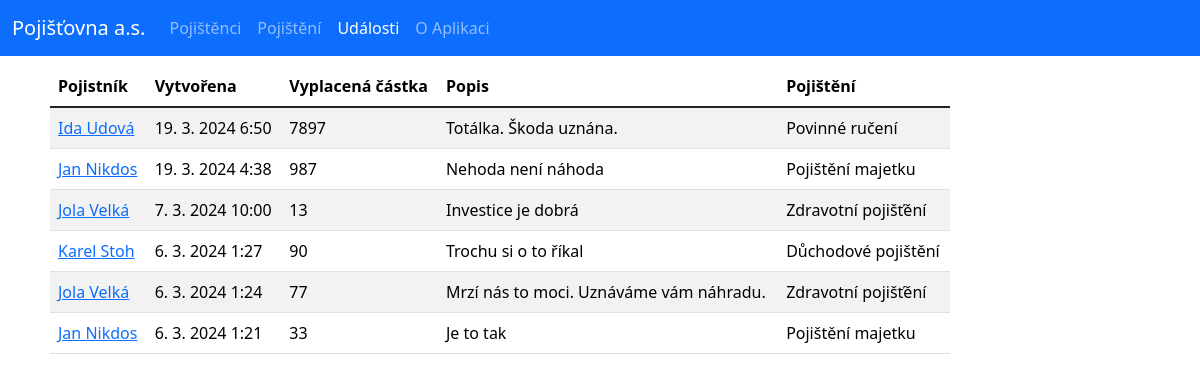
The app's page /claims, older data.
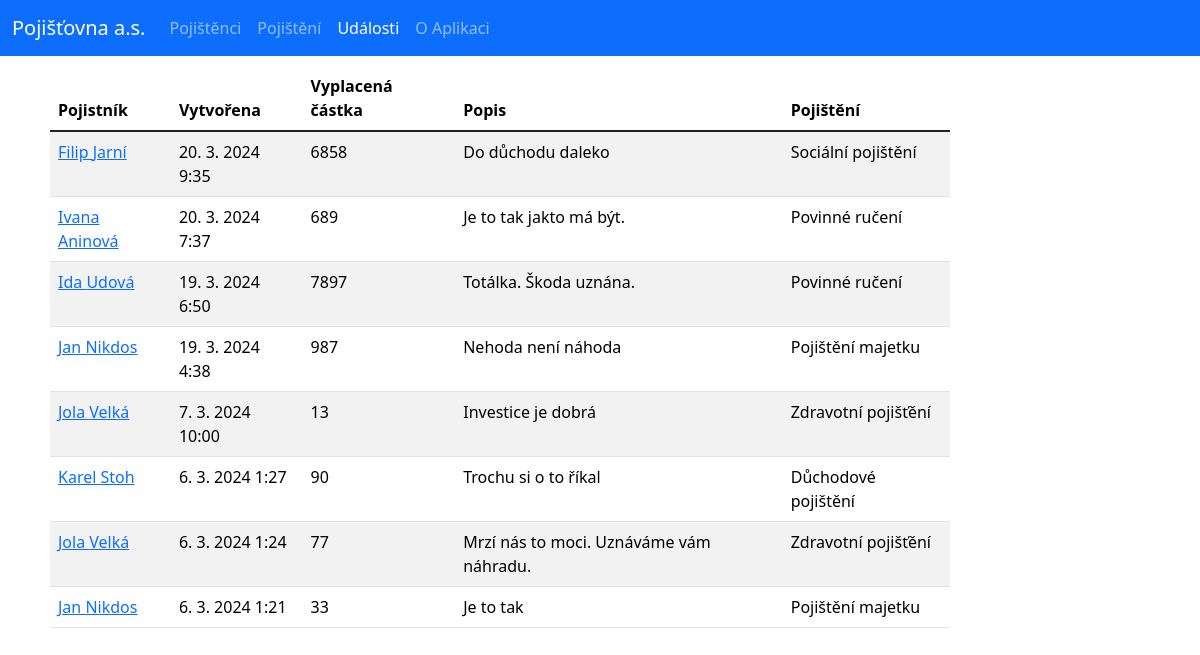
The same page, newer data.
### base/models.py (models this page shows, shortened)
class InsuranceClaim(models.Model):
    holder = models.ForeignKey(Policyholder, on_delete=models.CASCADE)
    policy = models.ForeignKey(InsurancePolicy, on_delete=models.SET_NULL, null=True)
    amount = models.IntegerField("Uznaná náhrada")
    description = models.TextField("Popis")
    created = models.DateTimeField(auto_now_add=True)
    class Meta:
        ordering = ['-created']

class Policyholder(models.Model):
    first_name = models.CharField("Jméno", max_length=50)
    last_name = models.CharField("Příjmení", max_length=50)
    email = models.EmailField()
    phone = models.CharField("Telefon", max_length=20)
    address = models.CharField("Adresa", max_length=100)
    city = models.CharField("Město", max_length=100)
    zip_code = models.CharField("PSČ", max_length=20)
    class Meta:
        ordering = ['last_name', 'first_name']

class InsurancePolicy(models.Model):
    holder = models.ForeignKey(Policyholder, on_delete=models.CASCADE)
    effective_date = models.DateField("Začátek platnosti")
    expire_date = models.DateField("Konec platnosti")
    total_amount = models.IntegerField("Celková částka")
    policy_type = models.CharField("Druh pojištění", max_length=50)
    class Meta:
        ordering = ['expire_date']
    def __str__(self):
        return self.policy_type

### base/views.py (the view)
# urls.py: path('claims', views.claims_page, name="claims"),
def claims_page(request):
    claims = InsuranceClaim.objects.all()
    context = {'claims': claims}
    return render(request, 'base/claims.html', context)

### base/templates/base/claims.html
{% extends 'main.html' %}
{% block content %}
<main class="content">
    <div class="table-responsive">
        <table class="table table-responsive-md table-striped table-hover">
            <thead>
                <tr>
                    <th scope="col">Pojistník</th>
                    <th scope="col">Vytvořena</th>
                    <th scope="col">Vyplacená částka</th>
                    <th scope="col">Popis</th>
                    <th scope="col">Pojištění</th>
                </tr>
            </thead>
            <tbody class="table-group-divider">
                {% for claim in claims %}
                <tr>
                    <td><a href="{% url 'policyholder-detail' claim.holder.id %}">{{claim.holder.first_name}} {{claim.holder.last_name}}</a></td>
                    <td>{{claim.created|date:"j. n. Y G:i"}}</td>
                    <td>{{claim.amount}}</td>
                    <td>{{claim.description}}</td>
                    <td>{{claim.policy}}</td>
                </tr>
                {% endfor %}
            </tbody>
        </table>
    </div>
</main>
{% endblock %}

### templates/main.html (shortened to what this page needs)
<!DOCTYPE html>
{% load static %}
<html lang="cs">
<head>
    <link rel="stylesheet" href="{% static 'base/css/style.css' %}" type="text/css">
    <link rel="stylesheet" href="{% static 'base/css/bootstrap.min.css' %}" type="text/css">
</head>
<body>
    {% include 'navbar.html' %}
    {% block content %}
    {% endblock %}
</body>
</html>

### templates/navbar.html (shortened to what this page needs)
<nav class="navbar bg-primary navbar-expand-md" data-bs-theme="dark">
    <div class="container-fluid">
        <a href="{% url 'home' %}" class="navbar-brand">Pojišťovna a.s.</a>
        <div class="collapse navbar-collapse" id="navbarNav">
            <ul class="navbar-nav">
                <li class="nav-item">
                    <a href="{% url 'home' %}" class="nav-link {% if request.resolver_match.url_name == 'home' %}active{% endif %}">Pojištěnci</a>
                </li>
                <li class="nav-item">
                    <a href="{% url 'insurance-policy' %}" class="nav-link {% if request.resolver_match.url_name == 'insurance-policy' %}active{% endif %}">Pojištění</a>
                </li>
                <li class="nav-item">
                    <a href="{% url 'claims' %}" class="nav-link {% if request.resolver_match.url_name == 'claims' %}active{% endif %}">Události</a>
                </li>
                <li class="nav-item">
                    <a href="#" class="nav-link {% if request.resolver_match.url_name == 'about' %}active{% endif %}">O Aplikaci</a>
                </li>
            </ul>
        </div>
    </div>
</nav>

### base/static/base/css/style.css (style rules this page uses)
.content { margin: 10px 50px; }
table { max-width: 900px; }

Row changes from the older to the newer data that the page shows:
added InsuranceClaim: holder.first_name "Filip", holder.last_name "Jarní", created "20. 3. 2024 9:35", amount "6858", description "Do důchodu daleko", policy "Sociální pojištění"
added InsuranceClaim: holder.first_name "Ivana", holder.last_name "Aninová", created "20. 3. 2024 7:37", amount "689", description "Je to tak jakto má být.", policy "Povinné ručení"
